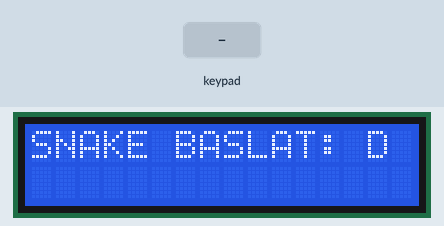
This sketch was run on a simulated Arduino Mega 2560, built with avr-gcc and run on an emulated ATmega2560. Shown: 16×2 character LCD. Inputs (shaded band) come from the test bench. Random numbers use the default seed unless the sketch sets one.

Above: at 1.2 s.
1.3 s: key 'D' pressed
At 1.7 s:
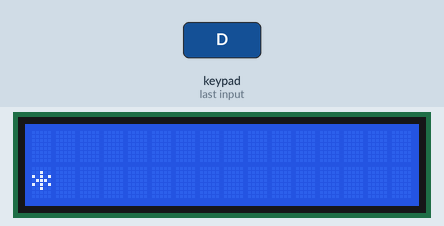
4.3 s: keypad keys 2 6 2 7 2 8 2 9 D pressed 0.4 s apart
At 8.4 s:
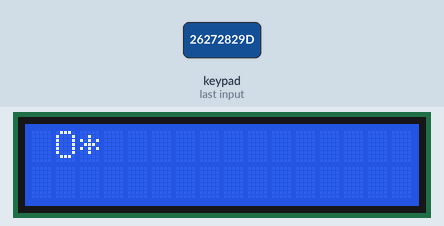
10.9 s: key 'D' pressed
At 13.1 s:
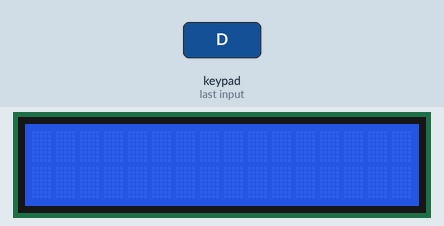
13.4 s: keypad keys 2 2 2 3 2 4 2 5 D pressed 0.4 s apart
At 17.0 s:
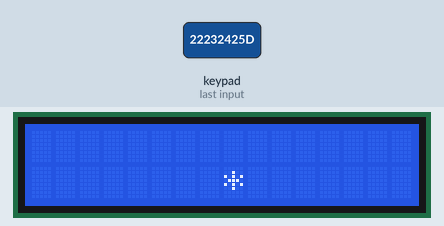
18.6 s: key '2' pressed
At 19.4 s:
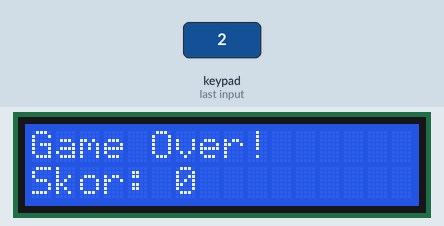
20.1 s: key 'D' pressed
At 26.0 s:
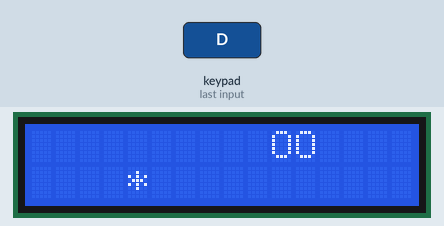
Timing chart, 0 to 27.5 s (numbered marks = the images above; inputs shaded):
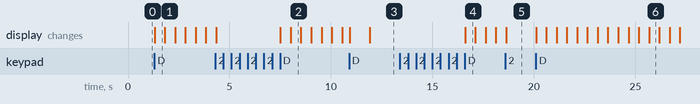

Measured:
- after the input at 1.3 s, the display: changes at once (image 1)
- after the input at 13.4 s, the display: changes after 3.2 s (image 4)
- after the input at 20.1 s, the display: first changes at once (image 6 shows a later state)
- what the display in image 1 shows lasts 0.5 s, from 1.3 s to 1.8 s

The sketch:

lcd_yilan.ino
```cpp
#include <LiquidCrystal_I2C.h>
#include <Keypad.h>

LiquidCrystal_I2C lcd(0x27, 16, 2);

const byte ROWS = 4;
const byte COLS = 4;
char keys[ROWS][COLS] = {
  {'1','2','3','A'},
  {'4','5','6','B'},
  {'7','8','9','C'},
  {'*','0','#','D'}
};
byte rowPins[ROWS] = {26, 27, 28, 29};
byte colPins[COLS] = {22, 23, 24, 25};
Keypad keypad = Keypad(makeKeymap(keys), rowPins, colPins, ROWS, COLS);

struct Point {
  int x;
  int y;
};

#define MAX_LENGTH 32
Point snake[MAX_LENGTH];
int snakeLength = 1;
char direction = 'R';
Point star = {5, 1};
bool playing = false;
unsigned long lastMoveTime = 0;
int score = 0;

void resetGame() {
  snakeLength = 1;
  snake[0] = {0, 0};
  direction = 'R';
  score = 0;
  star = {random(0, 16), random(0, 2)};
  lcd.clear();
  lcd.setCursor(star.x, star.y);
  lcd.print("*");
}

void moveSnake() {
  Point newHead = snake[0];
  if (direction == 'U') newHead.y--;
  else if (direction == 'D') newHead.y++;
  else if (direction == 'L') newHead.x--;
  else if (direction == 'R') newHead.x++;

  if (newHead.x < 0 || newHead.x >= 16 || newHead.y < 0 || newHead.y >= 2) {
    playing = false;
    lcd.clear();
    lcd.setCursor(0, 0);
    lcd.print("Game Over!");
    lcd.setCursor(0, 1);
    lcd.print("Skor: ");
    lcd.print(score);
    return;
  }

  for (int i = 0; i < snakeLength; i++) {
    if (snake[i].x == newHead.x && snake[i].y == newHead.y) {
      playing = false;
      lcd.clear();
      lcd.setCursor(0, 0);
      lcd.print("Game Over!");
      lcd.setCursor(0, 1);
      lcd.print("Skor: ");
      lcd.print(score);
      return;
    }
  }

  for (int i = snakeLength; i > 0; i--) {
    snake[i] = snake[i - 1];
  }
  snake[0] = newHead;
  if (newHead.x == star.x && newHead.y == star.y) {
    snakeLength++;
    if (snakeLength > MAX_LENGTH) snakeLength = MAX_LENGTH;
    score++;
    star = {random(0, 16), random(0, 2)};
  } else {
    Point tail = snake[snakeLength];
    lcd.setCursor(tail.x, tail.y);
    lcd.print(" ");
  }

  lcd.setCursor(star.x, star.y);
  lcd.print("*");

  for (int i = 0; i < snakeLength; i++) {
    lcd.setCursor(snake[i].x, snake[i].y);
    lcd.print("O");
  }
}

void setup() {
  lcd.init();
  lcd.backlight();
  lcd.clear();
  lcd.setCursor(0, 0);
  lcd.print("SNAKE BASLAT: D");
  randomSeed(analogRead(0));
}

void loop() {
  char key = keypad.getKey();
  if (key == 'D') {
    if (!playing) {
      resetGame();
      playing = true;
      delay(500);
    } else {
      playing = false;
      lcd.clear();
      lcd.setCursor(0, 0);
      lcd.print("Oyun Durdu.");
      delay(1000);
      lcd.clear();
    }
  }
  if (!playing) return;

  if (key == '2') direction = 'U';
  else if (key == '4') direction = 'L';
  else if (key == '6') direction = 'R';
  else if (key == '8') direction = 'D';

  if (millis() - lastMoveTime > 500) {
    moveSnake();
    lastMoveTime = millis();
  }
}
```
